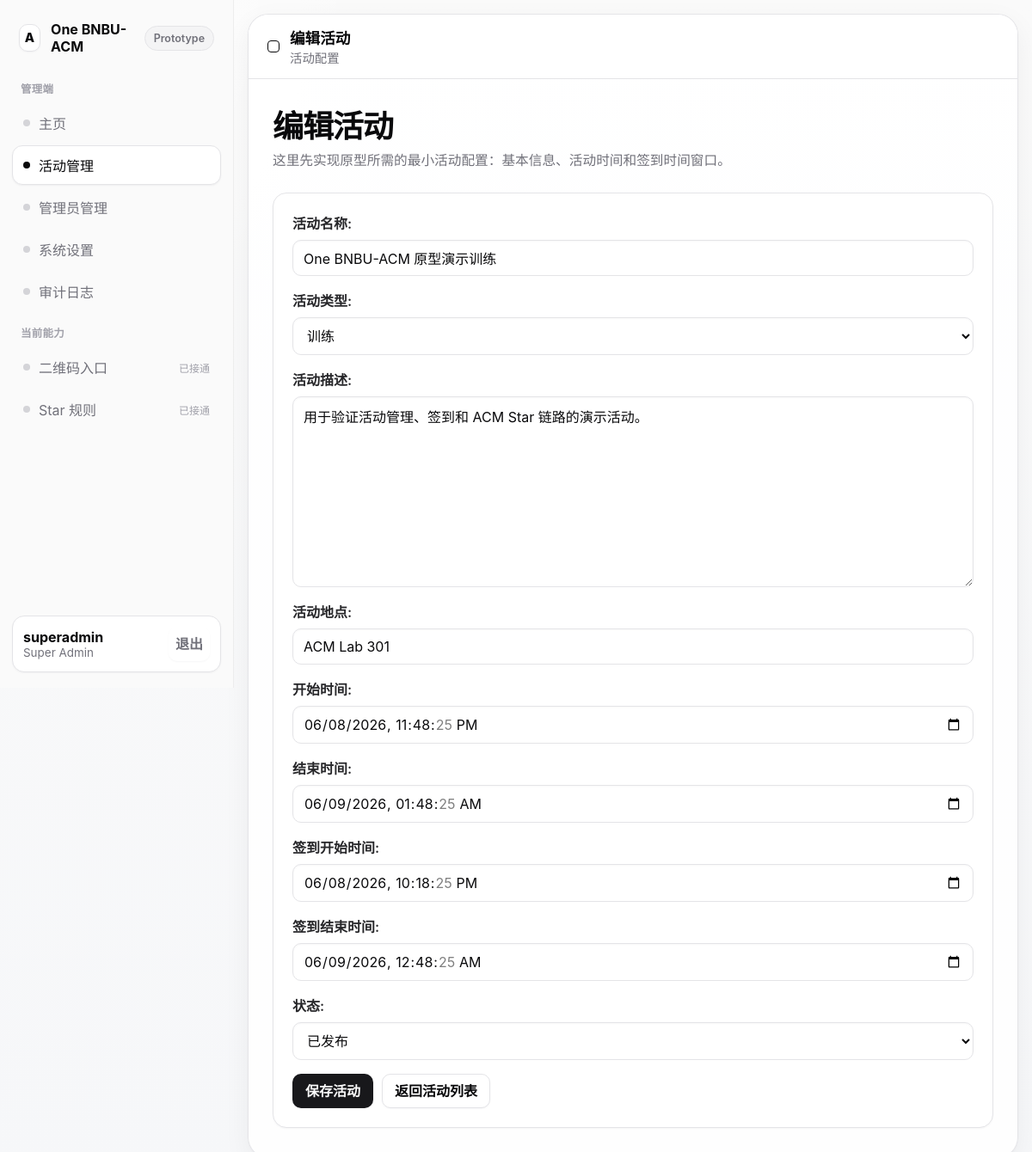
The page /management/events/1/edit/ (signed in) on the database its author committed.
### core/models.py (models this page shows, shortened)
class User(AbstractUser):
    class Roles(models.TextChoices):
        MEMBER = 'member', 'Member'
        ADMIN = 'admin', 'Admin'
        SUPER_ADMIN = 'super_admin', 'Super Admin'
    role = models.CharField(
        max_length=20,
        choices=Roles.choices,
        default=Roles.MEMBER,
    )

class Event(models.Model):
    class EventType(models.TextChoices):
        TRAINING = 'training', '训练'
        LECTURE = 'lecture', '讲座'
        SHARING = 'sharing', '分享会'
        CONTEST = 'contest', '比赛'
        OTHER = 'other', '其他'
    class Status(models.TextChoices):
        DRAFT = 'draft', '草稿'
        PUBLISHED = 'published', '已发布'
        CHECKIN_CLOSED = 'checkin_closed', '签到关闭'
        CANCELED = 'canceled', '已作废'
    title = models.CharField(max_length=200)
    event_type = models.CharField(max_length=20, choices=EventType.choices, default=EventType.TRAINING)
    description = models.TextField(blank=True)
    location = models.CharField(max_length=200)
    start_time = models.DateTimeField()
    end_time = models.DateTimeField()
    checkin_start_time = models.DateTimeField()
    checkin_end_time = models.DateTimeField()
    status = models.CharField(max_length=20, choices=Status.choices, default=Status.DRAFT)
    created_by = models.ForeignKey(User, on_delete=models.PROTECT, related_name='created_events')
    published_at = models.DateTimeField(null=True, blank=True)
    created_at = models.DateTimeField(auto_now_add=True)
    updated_at = models.DateTimeField(auto_now=True)
    class Meta:
        ordering = ['start_time']

### core/views.py (the view, shortened to what this page needs)
# urls.py: path('management/events/<int:event_id>/edit/', views.event_edit, name='event-edit'),
@login_required
def event_edit(request, event_id):
    if not require_management(request.user):
        return HttpResponseForbidden('仅管理员可访问。')
    event = get_object_or_404(Event, pk=event_id)
    form = EventForm(request.POST or None, instance=event)
    return render(request, 'core/management/event_form.html', {'form': form, 'page_title': '编辑活动'})

### core/forms.py (shortened to what this page needs)
class EventForm(forms.ModelForm):
    start_time = forms.DateTimeField(label='开始时间', widget=forms.DateTimeInput(attrs={'type': 'datetime-local'}))
    end_time = forms.DateTimeField(label='结束时间', widget=forms.DateTimeInput(attrs={'type': 'datetime-local'}))
    checkin_start_time = forms.DateTimeField(
        label='签到开始时间',
        widget=forms.DateTimeInput(attrs={'type': 'datetime-local'}),
    )
    checkin_end_time = forms.DateTimeField(
        label='签到结束时间',
        widget=forms.DateTimeInput(attrs={'type': 'datetime-local'}),
    )
    class Meta:
        model = Event
        fields = [
            'title',
            'event_type',
            'description',
            'location',
            'start_time',
            'end_time',
            'checkin_start_time',
            'checkin_end_time',
            'status',
        ]
        labels = {
            'title': '活动名称',
            'event_type': '活动类型',
            'description': '活动描述',
            'location': '活动地点',
            'status': '状态',
        }
    def __init__(self, *args, **kwargs):
        super().__init__(*args, **kwargs)
        apply_widget_attrs(self.fields)

### core/forms.py (called while the page is built)
def apply_widget_attrs(fields):
    text_like_widgets = (
        forms.TextInput,
        forms.EmailInput,
        forms.PasswordInput,
        forms.NumberInput,
        forms.Textarea,
        forms.DateTimeInput,
        forms.Select,
    )
    for field in fields.values():
        widget = field.widget
        attrs = widget.attrs.copy()
        if isinstance(widget, text_like_widgets):
            attrs.setdefault('placeholder', field.label)
        if isinstance(widget, forms.DateTimeInput):
            attrs.setdefault('step', 60)
        widget.attrs = attrs

### core/views.py (called while the page is built)
def require_management(user):
    return user.is_authenticated and user.role in {User.Roles.ADMIN, User.Roles.SUPER_ADMIN}

### templates/core/management/event_form.html (shortened to what this page needs)
{% extends "base.html" %}
{% block topbar_title %}{{ page_title }}{% endblock %}
{% block topbar_subtitle %}<div class="topbar-subtitle">活动配置</div>{% endblock %}
{% block content %}
<section class="page-hero">
    <h2>{{ page_title }}</h2>
    <p>这里先实现原型所需的最小活动配置：基本信息、活动时间和签到时间窗口。</p>
</section>
<section class="card">
    <form method="post">
        {{ form.as_p }}
        <div class="inline-actions">
            <button type="submit">保存活动</button>
            <a class="button ghost" href="{% url 'event-list-manage' %}">返回活动列表</a>
        </div>
    </form>
</section>
{% endblock %}

### templates/base.html (shortened to what this page needs)
<!DOCTYPE html>
<html lang="zh-Hans">
<head>
</head>
<body>
    <div class="app-shell">
        <aside class="sidebar">
            <div class="sidebar-inner">
                <div class="brand-row">
                    <div class="brand-mark">
                        <span class="brand-glyph">A</span>
                        <span>One BNBU-ACM</span>
                    </div>
                    <span class="version-pill">Prototype</span>
                </div>
                {% if request.user.role == 'member' %}
                    <div>
                        <div class="nav-group-title">队员端</div>
                        <nav class="nav-list">
                            <a class="nav-item {% if request.resolver_match.url_name == 'member-dashboard' %}active{% endif %}" href="{% url 'member-dashboard' %}">
                                <span class="nav-item-label"><span class="nav-bullet"></span><span>主页</span></span>
                            </a>
                            <a class="nav-item {% if request.resolver_match.url_name == 'member-event-list' or request.resolver_match.url_name == 'member-event-detail' %}active{% endif %}" href="{% url 'member-event-list' %}">
                                <span class="nav-item-label"><span class="nav-bullet"></span><span>活动</span></span>
                            </a>
                            <a class="nav-item {% if request.resolver_match.url_name == 'member-checkin-history' %}active{% endif %}" href="{% url 'member-checkin-history' %}">
                                <span class="nav-item-label"><span class="nav-bullet"></span><span>签到历史</span></span>
                            </a>
                            <a class="nav-item {% if request.resolver_match.url_name == 'member-profile' %}active{% endif %}" href="{% url 'member-profile' %}">
                                <span class="nav-item-label"><span class="nav-bullet"></span><span>个人资料</span></span>
                            </a>
                        </nav>
                    </div>
                {% else %}
                    <div>
                        <div class="nav-group-title">管理端</div>
                        <nav class="nav-list">
                            <a class="nav-item {% if request.resolver_match.url_name == 'management-dashboard' %}active{% endif %}" href="{% url 'management-dashboard' %}">
                                <span class="nav-item-label"><span class="nav-bullet"></span><span>主页</span></span>
                            </a>
                            <a class="nav-item {% if request.resolver_match.url_name == 'event-list-manage' or request.resolver_match.url_name == 'event-create' or request.resolver_match.url_name == 'event-edit' or request.resolver_match.url_name == 'event-detail-manage' %}active{% endif %}" href="{% url 'event-list-manage' %}">
                                <span class="nav-item-label"><span class="nav-bullet"></span><span>活动管理</span></span>
                            </a>
                            {% if request.user.role == 'super_admin' %}
                                <a class="nav-item {% if request.resolver_match.url_name == 'admin-list-manage' or request.resolver_match.url_name == 'admin-edit' %}active{% endif %}" href="{% url 'admin-list-manage' %}">
                                    <span class="nav-item-label"><span class="nav-bullet"></span><span>管理员管理</span></span>
                                </a>
                                <a class="nav-item {% if request.resolver_match.url_name == 'system-settings-manage' %}active{% endif %}" href="{% url 'system-settings-manage' %}">
                                    <span class="nav-item-label"><span class="nav-bullet"></span><span>系统设置</span></span>
                                </a>
                                <a class="nav-item {% if request.resolver_match.url_name == 'audit-log-list' %}active{% endif %}" href="{% url 'audit-log-list' %}">
                                    <span class="nav-item-label"><span class="nav-bullet"></span><span>审计日志</span></span>
                                </a>
                            {% endif %}
                        </nav>
                    </div>
                    <div>
                        <div class="nav-group-title">当前能力</div>
                        <div class="nav-list">
                            <div class="nav-item">
                                <span class="nav-item-label"><span class="nav-bullet"></span><span>二维码入口</span></span>
                                <span class="nav-note">已接通</span>
                            </div>
                            <div class="nav-item">
                                <span class="nav-item-label"><span class="nav-bullet"></span><span>Star 规则</span></span>
                                <span class="nav-note">已接通</span>
                            </div>
                        </div>
                    </div>
                {% endif %}
                <div class="sidebar-footer">
                    <div class="user-card">
                        <div class="user-meta">
                            <div class="user-name">{{ request.user.username }}</div>
                            <div class="user-role">{{ request.user.get_role_display }}</div>
                        </div>
                        <form method="post" action="{% url 'logout' %}">
                            <button class="ghost-button" type="submit">退出</button>
                        </form>
                    </div>
                </div>
            </div>
        </aside>
        <main class="main-shell">
            <div class="canvas">
                <header class="topbar">
                    <div class="topbar-title">
                        <span class="topbar-dot"></span>
                        <div>
                            <h1>{% block topbar_title %}主页{% endblock %}</h1>
                            {% block topbar_subtitle %}{% endblock %}
                        </div>
                    </div>
                </header>
                <div class="content">
                    {% block content %}{% endblock %}
                </div>
            </div>
        </main>
    </div>
</body>
</html>

### rows shown on the page
User: user.username "superadmin", user.role "Super Admin"
Event: title "One BNBU-ACM 原型演示训练", event_type "训练", description "用于验证活动管理、签到和 ACM Star 链路的演示活动。", location "ACM Lab 301", start_time "06/08/2026 23:48:25", end_time "06/09/2026 01:48:25", checkin_start_time "06/08/2026 22:18:25", checkin_end_time "06/09/2026 00:48:25", status "已发布"

### other values the page prints
{{ page_title }} "编辑活动"
